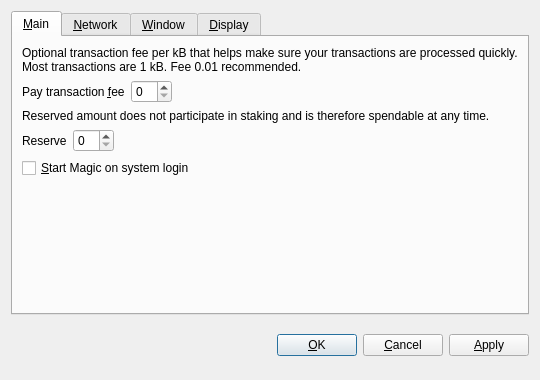
<?xml version="1.0" encoding="UTF-8"?>
<ui version="4.0">
 <class>OptionsDialog</class>
 <widget class="QDialog" name="OptionsDialog">
  <property name="geometry">
   <rect>
    <x>0</x>
    <y>0</y>
    <width>540</width>
    <height>380</height>
   </rect>
  </property>
  <property name="windowTitle">
   <string>Options</string>
  </property>
  <property name="modal">
   <bool>true</bool>
  </property>
  <layout class="QVBoxLayout" name="verticalLayout">
   <item>
    <widget class="QTabWidget" name="tabWidget">
     <property name="tabPosition">
      <enum>QTabWidget::North</enum>
     </property>
     <property name="currentIndex">
      <number>0</number>
     </property>
     <widget class="QWidget" name="tabMain">
      <attribute name="title">
       <string>&amp;Main</string>
      </attribute>
      <layout class="QVBoxLayout" name="verticalLayout_Main">
       <item>
        <widget class="QLabel" name="transactionFeeInfoLabel">
         <property name="text">
          <string>Optional transaction fee per kB that helps make sure your transactions are processed quickly. Most transactions are 1 kB. Fee 0.01 recommended.</string>
         </property>
         <property name="textFormat">
          <enum>Qt::PlainText</enum>
         </property>
         <property name="wordWrap">
          <bool>true</bool>
         </property>
        </widget>
       </item>
       <item>
        <layout class="QHBoxLayout" name="horizontalLayoutFee">
         <item>
          <widget class="QLabel" name="transactionFeeLabel">
           <property name="text">
            <string>Pay transaction &amp;fee</string>
           </property>
           <property name="textFormat">
            <enum>Qt::PlainText</enum>
           </property>
           <property name="buddy">
            <cstring>transactionFee</cstring>
           </property>
          </widget>
         </item>
         <item>
          <widget class="BitcoinAmountField" name="transactionFee"/>
         </item>
         <item>
          <spacer name="horizontalSpacerFee">
           <property name="orientation">
            <enum>Qt::Horizontal</enum>
           </property>
           <property name="sizeHint" stdset="0">
            <size>
             <width>40</width>
             <height>20</height>
            </size>
           </property>
          </spacer>
         </item>
        </layout>
       </item>
       <item>
        <widget class="QLabel" name="reserveBalanceInfoLabel">
         <property name="text">
          <string>Reserved amount does not participate in staking and is therefore spendable at any time.</string>
         </property>
         <property name="textFormat">
          <enum>Qt::PlainText</enum>
         </property>
         <property name="wordWrap">
          <bool>true</bool>
         </property>
        </widget>
       </item>
       <item>
        <layout class="QHBoxLayout" name="horizontalLayoutReserveBalance">
         <item>
          <widget class="QLabel" name="reserveBalanceLabel">
           <property name="text">
            <string>Reserve</string>
           </property>
           <property name="textFormat">
            <enum>Qt::PlainText</enum>
           </property>
           <property name="buddy">
            <cstring>reserveBalance</cstring>
           </property>
          </widget>
         </item>
         <item>
          <widget class="BitcoinAmountField" name="reserveBalance"/>
         </item>
         <item>
          <spacer name="horizontalSpacerReserveBalance">
           <property name="orientation">
            <enum>Qt::Horizontal</enum>
           </property>
           <property name="sizeHint" stdset="0">
            <size>
             <width>40</width>
             <height>20</height>
            </size>
           </property>
          </spacer>
         </item>
        </layout>
       </item>
       <item>
        <widget class="QCheckBox" name="bitcoinAtStartup">
         <property name="toolTip">
          <string>Automatically start Magic after logging in to the system.</string>
         </property>
         <property name="text">
          <string>&amp;Start Magic on system login</string>
         </property>
        </widget>
       </item>
       <item>
        <spacer name="verticalSpacer_Main">
         <property name="orientation">
          <enum>Qt::Vertical</enum>
         </property>
         <property name="sizeHint" stdset="0">
          <size>
           <width>20</width>
           <height>40</height>
          </size>
         </property>
        </spacer>
       </item>
      </layout>
     </widget>
     <widget class="QWidget" name="tabNetwork">
      <attribute name="title">
       <string>&amp;Network</string>
      </attribute>
      <layout class="QVBoxLayout" name="verticalLayout_Network">
       <item>
        <widget class="QCheckBox" name="mapPortUpnp">
         <property name="toolTip">
          <string>Automatically open the Magic client port on the router. This only works when your router supports UPnP and it is enabled.</string>
         </property>
         <property name="text">
          <string>Map port using &amp;UPnP</string>
         </property>
        </widget>
       </item>
       <item>
        <widget class="QCheckBox" name="connectSocks">
         <property name="toolTip">
          <string>Connect to the Magic network through a SOCKS proxy (e.g. when connecting through Tor).</string>
         </property>
         <property name="text">
          <string>&amp;Connect through SOCKS proxy:</string>
         </property>
        </widget>
       </item>
       <item>
        <layout class="QHBoxLayout" name="horizontalLayout_Network">
         <item>
          <widget class="QLabel" name="proxyIpLabel">
           <property name="text">
            <string>Proxy &amp;IP:</string>
           </property>
           <property name="textFormat">
            <enum>Qt::PlainText</enum>
           </property>
           <property name="buddy">
            <cstring>proxyIp</cstring>
           </property>
          </widget>
         </item>
         <item>
          <widget class="QValidatedLineEdit" name="proxyIp">
           <property name="maximumSize">
            <size>
             <width>140</width>
             <height>16777215</height>
            </size>
           </property>
           <property name="toolTip">
            <string>IP address of the proxy (e.g. 127.0.0.1)</string>
           </property>
          </widget>
         </item>
         <item>
          <widget class="QLabel" name="proxyPortLabel">
           <property name="text">
            <string>&amp;Port:</string>
           </property>
           <property name="textFormat">
            <enum>Qt::PlainText</enum>
           </property>
           <property name="buddy">
            <cstring>proxyPort</cstring>
           </property>
          </widget>
         </item>
         <item>
          <widget class="QLineEdit" name="proxyPort">
           <property name="maximumSize">
            <size>
             <width>55</width>
             <height>16777215</height>
            </size>
           </property>
           <property name="toolTip">
            <string>Port of the proxy (e.g. 9050)</string>
           </property>
          </widget>
         </item>
         <item>
          <widget class="QLabel" name="socksVersionLabel">
           <property name="text">
            <string>SOCKS &amp;Version:</string>
           </property>
           <property name="textFormat">
            <enum>Qt::PlainText</enum>
           </property>
           <property name="buddy">
            <cstring>socksVersion</cstring>
           </property>
          </widget>
         </item>
         <item>
          <widget class="QValueComboBox" name="socksVersion">
           <property name="toolTip">
            <string>SOCKS version of the proxy (e.g. 5)</string>
           </property>
          </widget>
         </item>
         <item>
          <spacer name="horizontalSpacer_Network">
           <property name="orientation">
            <enum>Qt::Horizontal</enum>
           </property>
           <property name="sizeHint" stdset="0">
            <size>
             <width>40</width>
             <height>20</height>
            </size>
           </property>
          </spacer>
         </item>
        </layout>
       </item>
       <item>
        <spacer name="verticalSpacer_Network">
         <property name="orientation">
          <enum>Qt::Vertical</enum>
         </property>
         <property name="sizeHint" stdset="0">
          <size>
           <width>20</width>
           <height>40</height>
          </size>
         </property>
        </spacer>
       </item>
      </layout>
     </widget>
     <widget class="QWidget" name="tabWindow">
      <attribute name="title">
       <string>&amp;Window</string>
      </attribute>
      <layout class="QVBoxLayout" name="verticalLayout_Window">
       <item>
        <widget class="QCheckBox" name="minimizeToTray">
         <property name="toolTip">
          <string>Show only a tray icon after minimizing the window.</string>
         </property>
         <property name="text">
          <string>&amp;Minimize to the tray instead of the taskbar</string>
         </property>
        </widget>
       </item>
       <item>
        <widget class="QCheckBox" name="minimizeOnClose">
         <property name="toolTip">
          <string>Minimize instead of exit the application when the window is closed. When this option is enabled, the application will be closed only after selecting Quit in the menu.</string>
         </property>
         <property name="text">
          <string>M&amp;inimize on close</string>
         </property>
        </widget>
       </item>
       <item>
        <spacer name="verticalSpacer_Window">
         <property name="orientation">
          <enum>Qt::Vertical</enum>
         </property>
         <property name="sizeHint" stdset="0">
          <size>
           <width>20</width>
           <height>40</height>
          </size>
         </property>
        </spacer>
       </item>
      </layout>
     </widget>
     <widget class="QWidget" name="tabDisplay">
      <attribute name="title">
       <string>&amp;Display</string>
      </attribute>
      <layout class="QVBoxLayout" name="verticalLayout_Display">
       <item>
        <layout class="QHBoxLayout" name="horizontalLayout_1_Display">
         <item>
          <widget class="QLabel" name="langLabel">
           <property name="text">
            <string>User Interface &amp;language:</string>
           </property>
           <property name="textFormat">
            <enum>Qt::PlainText</enum>
           </property>
           <property name="buddy">
            <cstring>lang</cstring>
           </property>
          </widget>
         </item>
         <item>
          <widget class="QValueComboBox" name="lang">
           <property name="toolTip">
            <string>The user interface language can be set here. This setting will take effect after restarting Magic.</string>
           </property>
          </widget>
         </item>
        </layout>
       </item>
       <item>
        <layout class="QHBoxLayout" name="horizontalLayout_2_Display">
         <item>
          <widget class="QLabel" name="unitLabel">
           <property name="text">
            <string>&amp;Unit to show amounts in:</string>
           </property>
           <property name="textFormat">
            <enum>Qt::PlainText</enum>
           </property>
           <property name="buddy">
            <cstring>unit</cstring>
           </property>
          </widget>
         </item>
         <item>
          <widget class="QValueComboBox" name="unit">
           <property name="toolTip">
            <string>Choose the default subdivision unit to show in the interface and when sending coins.</string>
           </property>
          </widget>
         </item>
        </layout>
       </item>
       <item>
        <widget class="QCheckBox" name="displayAddresses">
         <property name="toolTip">
          <string>Whether to show Magic addresses in the transaction list or not.</string>
         </property>
         <property name="text">
          <string>&amp;Display addresses in transaction list</string>
         </property>
        </widget>
       </item>
       <item>
        <widget class="QCheckBox" name="coinControlFeatures">
         <property name="toolTip">
          <string>Whether to show coin control features or not.</string>
         </property>
         <property name="text">
          <string>Display coin &amp;control features (experts only!)</string>
         </property>
        </widget>
       </item>
       <item>
        <spacer name="verticalSpacer_Display">
         <property name="orientation">
          <enum>Qt::Vertical</enum>
         </property>
         <property name="sizeHint" stdset="0">
          <size>
           <width>20</width>
           <height>40</height>
          </size>
         </property>
        </spacer>
       </item>
      </layout>
     </widget>
    </widget>
   </item>
   <item>
    <layout class="QHBoxLayout" name="horizontalLayout_Buttons">
     <item>
      <spacer name="horizontalSpacer_1">
       <property name="orientation">
        <enum>Qt::Horizontal</enum>
       </property>
       <property name="sizeHint" stdset="0">
        <size>
         <width>40</width>
         <height>48</height>
        </size>
       </property>
      </spacer>
     </item>
     <item>
      <widget class="QLabel" name="statusLabel">
       <property name="font">
        <font>
         <weight>75</weight>
         <bold>true</bold>
        </font>
       </property>
       <property name="text">
        <string/>
       </property>
       <property name="textFormat">
        <enum>Qt::PlainText</enum>
       </property>
       <property name="wordWrap">
        <bool>true</bool>
       </property>
      </widget>
     </item>
     <item>
      <spacer name="horizontalSpacer_2">
       <property name="orientation">
        <enum>Qt::Horizontal</enum>
       </property>
       <property name="sizeHint" stdset="0">
        <size>
         <width>40</width>
         <height>48</height>
        </size>
       </property>
      </spacer>
     </item>
     <item>
      <widget class="QPushButton" name="okButton">
       <property name="text">
        <string>&amp;OK</string>
       </property>
      </widget>
     </item>
     <item>
      <widget class="QPushButton" name="cancelButton">
       <property name="text">
        <string>&amp;Cancel</string>
       </property>
       <property name="autoDefault">
        <bool>false</bool>
       </property>
      </widget>
     </item>
     <item>
      <widget class="QPushButton" name="applyButton">
       <property name="text">
        <string>&amp;Apply</string>
       </property>
       <property name="autoDefault">
        <bool>false</bool>
       </property>
      </widget>
     </item>
    </layout>
   </item>
  </layout>
 </widget>
 <customwidgets>
  <customwidget>
   <class>BitcoinAmountField</class>
   <extends>QSpinBox</extends>
   <header>bitcoinamountfield.h</header>
  </customwidget>
  <customwidget>
   <class>QValueComboBox</class>
   <extends>QComboBox</extends>
   <header>qvaluecombobox.h</header>
  </customwidget>
  <customwidget>
   <class>QValidatedLineEdit</class>
   <extends>QLineEdit</extends>
   <header>qvalidatedlineedit.h</header>
  </customwidget>
 </customwidgets>
 <resources/>
 <connections/>
</ui>
